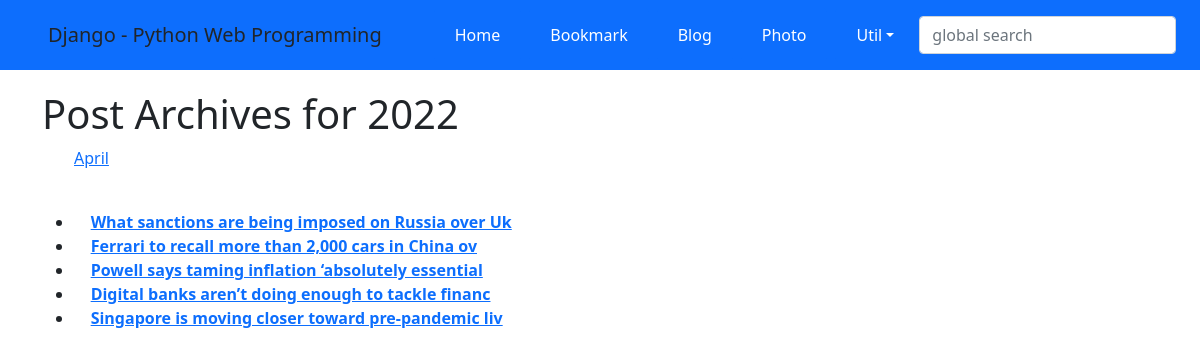
Screenshot of /blog/archive/2022/ with the database file from the repository.
### blog/models.py (models this page shows, shortened)
class Post(models.Model):
    title = models.CharField(verbose_name='TITLE', max_length=50)
    slug = models.SlugField('SLUG', unique=True, allow_unicode=True, help_text='one word for title alais.')
    description = models.CharField('DESCRIPTION', max_length=100, blank=True, help_text='simple description text.')
    content = models.TextField('CONTENT')
    create_dt = models.DateTimeField('CREATE DATE', auto_now_add=True)
    modify_dt = models.DateTimeField('MODIFY DATE', auto_now=True)
    tags = TaggableManager(blank=True)
    class Meta:
        verbose_name = 'post'
        verbose_name_plural = 'posts'
        db_table = 'blog_posts'
        ordering = ('-modify_dt',)
    def get_absolute_url(self): # 이 메소드가 정의된 객체를 지칭하는 URL 반환.
        return reverse('blog:post_detail', args=(self.slug,))

### blog/views.py (the view)
# urls.py: path('archive/<int:year>/', views.PostYAV.as_view(), name='post_year_archive'),
class PostYAV(YearArchiveView):
    model = Post
    date_field = 'modify_dt'
    make_object_list = True

### blog/templates/blog/post_archive_year.html (shortened to what this page needs)
{% extends "base.html" %}
{% block content %}
<div id="content">
<h1>Post Archives for {{ year|date:"Y" }}</h1>
<ul>
    {% for date in date_list %}
    <li style="display: inline;">
        <a href="{% url 'blog:post_month_archive' year|date:'Y' date|date:'b' %}">{{ date|date:"F" }}</a></li>
    {% endfor %}
</ul>
<br/>
<div>
    <ul>
        {% for post in object_list %}
        <li>{{ post.modify_date|date:"Y-m-d" }}&nbsp;&nbsp;&nbsp;
        <a href="{{ post.get_absolute_url }}"><strong>{{ post.title }}</strong></a></li>
        {% endfor %}
    </ul>
</div>
</div>
{% endblock %}

### rows the page displays
Post: title "What sanctions are being imposed on Russia over Uk"
Post: title "Ferrari to recall more than 2,000 cars in China ov"
Post: title "Powell says taming inflation ‘absolutely essential"
Post: title "Digital banks aren’t doing enough to tackle financ"
Post: title "Singapore is moving closer toward pre-pandemic liv"

### other values shown
{{ year|date:"Y" }} "2022"
{{ date|date:"F" }} "April"
